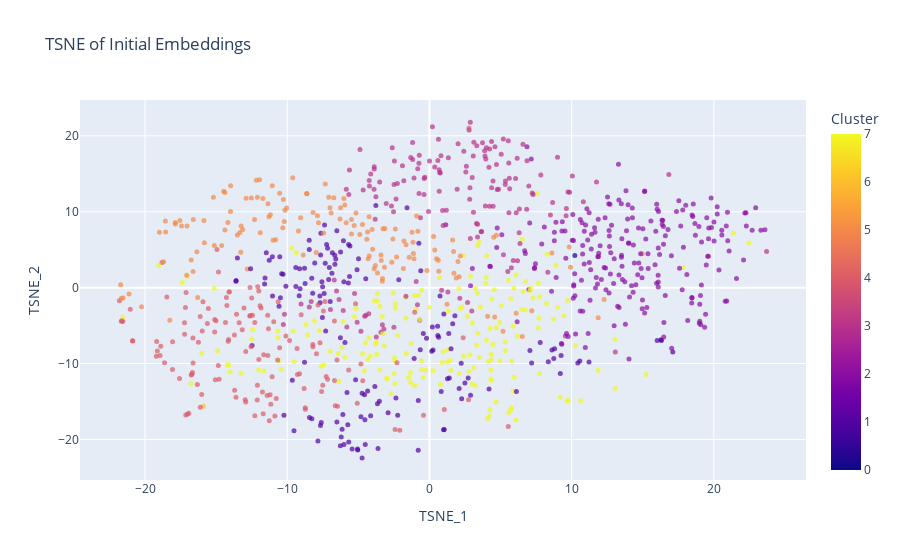
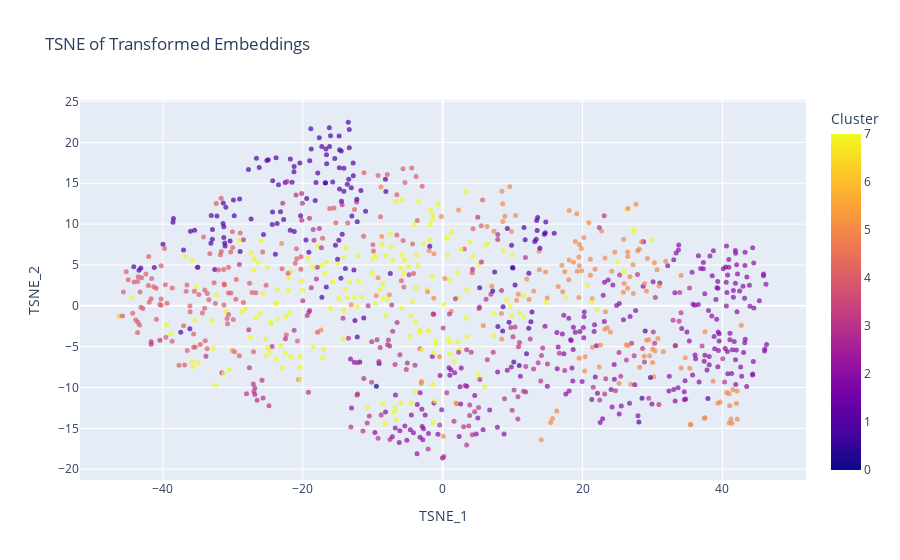

Source (notebook cell) for these figures, in order:
### Code cell
df_original = pd.DataFrame({
    'TSNE_1': X_tsne_embeddings_original[:, 0],
    'TSNE_2': X_tsne_embeddings_original[:, 1],
    'Cluster': clusters_original,
    'Name': df['name'],
    'Description': [desc[:100] + '...' for desc in df['description']] 
})

df_transformed = pd.DataFrame({
    'TSNE_1': X_tsne_embeddings_transformed[:, 0],
    'TSNE_2': X_tsne_embeddings_transformed[:, 1],
    'Cluster': clusters_original,
    'Name': df['name'],
    'Description': [desc[:100] + '...' for desc in df['description']]
})

fig_original = px.scatter(
    df_original,
    x='TSNE_1', y='TSNE_2',
    color='Cluster',
    hover_data={'Name': True, 'Description': True, 'Cluster': True},
    title="TSNE of Initial Embeddings"
)
fig_original.update_traces(marker=dict(size=5, opacity=0.7))
fig_original.show()

fig_transformed = px.scatter(
    df_transformed,
    x='TSNE_1', y='TSNE_2',
    color='Cluster',
    hover_data={'Name': True, 'Description': True, 'Cluster': True},
    title="TSNE of Transformed Embeddings"
)
fig_transformed.update_traces(marker=dict(size=5, opacity=0.7))
fig_transformed.show()

### Figure 1 — Plotly figure (JSON) as saved in the notebook; plotly's stock layout.template omitted (floating-point values rounded to 4 significant figures; data arrays with more than 128 entries replaced by an {"elided": "..."} marker saying what was removed)
{"data": [{"customdata": {"elided": "997x3 mixed values"}, "hovertemplate": "TSNE_1=%{x}<br>TSNE_2=%{y}<br>Name=%{customdata[0]}<br>Description=%{customdata[1]}<br>Cluster=%{marker.color}<extra></extra>", "legendgroup": "", "marker": {"color": {"elided": "997 int values"}, "coloraxis": "coloraxis", "opacity": 0.7, "size": 5, "symbol": "circle"}, "mode": "markers", "name": "", "orientation": "v", "showlegend": false, "type": "scatter", "x": {"elided": "997 float values"}, "xaxis": "x", "y": {"elided": "997 float values"}, "yaxis": "y"}], "layout": {"coloraxis": {"colorbar": {"title": {"text": "Cluster"}}, "colorscale": [[0, "#0d0887"], [0.1111, "#46039f"], [0.2222, "#7201a8"], [0.3333, "#9c179e"], [0.4444, "#bd3786"], [0.5556, "#d8576b"], [0.6667, "#ed7953"], [0.7778, "#fb9f3a"], [0.8889, "#fdca26"], [1, "#f0f921"]]}, "legend": {"tracegroupgap": 0}, "title": {"text": "TSNE of Initial Embeddings"}, "xaxis": {"anchor": "y", "domain": [0, 1], "title": {"text": "TSNE_1"}}, "yaxis": {"anchor": "x", "domain": [0, 1], "title": {"text": "TSNE_2"}}}}

### Figure 2 — Plotly figure (JSON) as saved in the notebook; plotly's stock layout.template omitted (floating-point values rounded to 4 significant figures; data arrays with more than 128 entries replaced by an {"elided": "..."} marker saying what was removed)
{"data": [{"customdata": {"elided": "997x3 mixed values"}, "hovertemplate": "TSNE_1=%{x}<br>TSNE_2=%{y}<br>Name=%{customdata[0]}<br>Description=%{customdata[1]}<br>Cluster=%{marker.color}<extra></extra>", "legendgroup": "", "marker": {"color": {"elided": "997 int values"}, "coloraxis": "coloraxis", "opacity": 0.7, "size": 5, "symbol": "circle"}, "mode": "markers", "name": "", "orientation": "v", "showlegend": false, "type": "scatter", "x": {"elided": "997 float values"}, "xaxis": "x", "y": {"elided": "997 float values"}, "yaxis": "y"}], "layout": {"coloraxis": {"colorbar": {"title": {"text": "Cluster"}}, "colorscale": [[0, "#0d0887"], [0.1111, "#46039f"], [0.2222, "#7201a8"], [0.3333, "#9c179e"], [0.4444, "#bd3786"], [0.5556, "#d8576b"], [0.6667, "#ed7953"], [0.7778, "#fb9f3a"], [0.8889, "#fdca26"], [1, "#f0f921"]]}, "legend": {"tracegroupgap": 0}, "title": {"text": "TSNE of Transformed Embeddings"}, "xaxis": {"anchor": "y", "domain": [0, 1], "title": {"text": "TSNE_1"}}, "yaxis": {"anchor": "x", "domain": [0, 1], "title": {"text": "TSNE_2"}}}}
